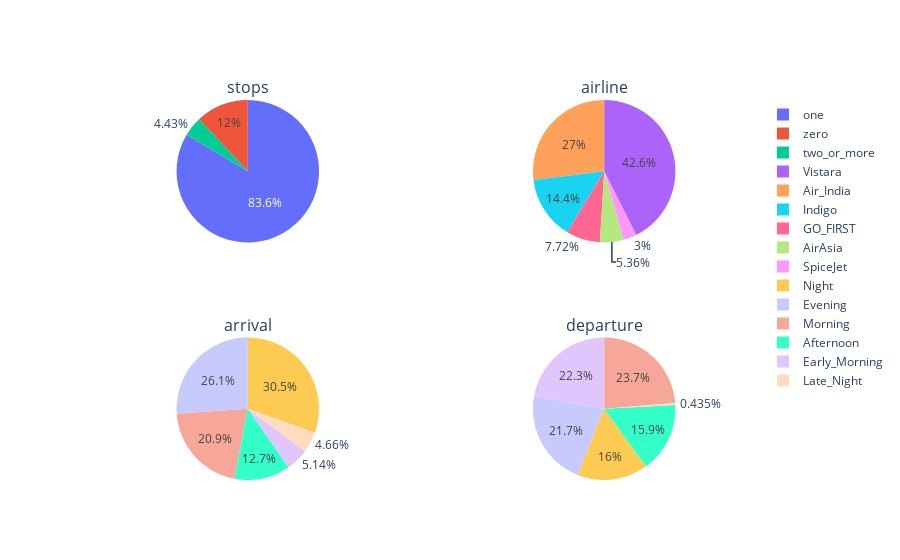

Source (notebook cell):
### Code cell
fig_4 = make_subplots(rows=2, cols=2, specs=[[{"type": "pie"}, {"type": "pie"}], 
                                           [{"type": "pie"}, {"type": "pie"}]],
                    subplot_titles=("stops", 
                                    "airline",
                                    "arrival",
                                    "departure"))

fig_4.add_trace(go.Pie(labels=df.stops.value_counts().index, 
                    values=df.stops.value_counts().values,
                     name="stops"),
             row=1, col=1)

fig_4.add_trace(go.Pie(labels=df.airline.value_counts().index, 
                    values=df.airline.value_counts().values,
                     name="airline"),
             row=1, col=2)

fig_4.add_trace(go.Pie(labels=df.arrival_time.value_counts().index, 
                    values=df.arrival_time.value_counts().values,
                     name="arrival"),
             row=2, col=1)

fig_4.add_trace(go.Pie(labels=df.departure_time.value_counts().index, 
                    values=df.departure_time.value_counts().values,
                     name="departure"),
             row=2, col=2)

# fig_4.update_layout(showlegend=False, title="Frequency of Categorical variables",
#                  height = 700, width = 900)

# fig_4.show()

### Figure 1 — Plotly figure (JSON) as saved in the notebook; plotly's stock layout.template omitted (floating-point values rounded to 4 significant figures)
{"data": [{"domain": {"x": [0, 0.45], "y": [0.625, 1]}, "labels": ["one", "zero", "two_or_more"], "name": "stops", "type": "pie", "values": [250863, 36004, 13286]}, {"domain": {"x": [0.55, 1], "y": [0.625, 1]}, "labels": ["Vistara", "Air_India", "Indigo", "GO_FIRST", "AirAsia", "SpiceJet"], "name": "airline", "type": "pie", "values": [127859, 80892, 43120, 23173, 16098, 9011]}, {"domain": {"x": [0, 0.45], "y": [0, 0.375]}, "labels": ["Night", "Evening", "Morning", "Afternoon", "Early_Morning", "Late_Night"], "name": "arrival", "type": "pie", "values": [91538, 78323, 62735, 38139, 15417, 14001]}, {"domain": {"x": [0.55, 1], "y": [0, 0.375]}, "labels": ["Morning", "Early_Morning", "Evening", "Night", "Afternoon", "Late_Night"], "name": "departure", "type": "pie", "values": [71146, 66790, 65102, 48015, 47794, 1306]}], "layout": {"annotations": [{"font": {"size": 16}, "showarrow": false, "text": "stops", "x": 0.225, "xanchor": "center", "xref": "paper", "y": 1, "yanchor": "bottom", "yref": "paper"}, {"font": {"size": 16}, "showarrow": false, "text": "airline", "x": 0.775, "xanchor": "center", "xref": "paper", "y": 1, "yanchor": "bottom", "yref": "paper"}, {"font": {"size": 16}, "showarrow": false, "text": "arrival", "x": 0.225, "xanchor": "center", "xref": "paper", "y": 0.375, "yanchor": "bottom", "yref": "paper"}, {"font": {"size": 16}, "showarrow": false, "text": "departure", "x": 0.775, "xanchor": "center", "xref": "paper", "y": 0.375, "yanchor": "bottom", "yref": "paper"}]}}
